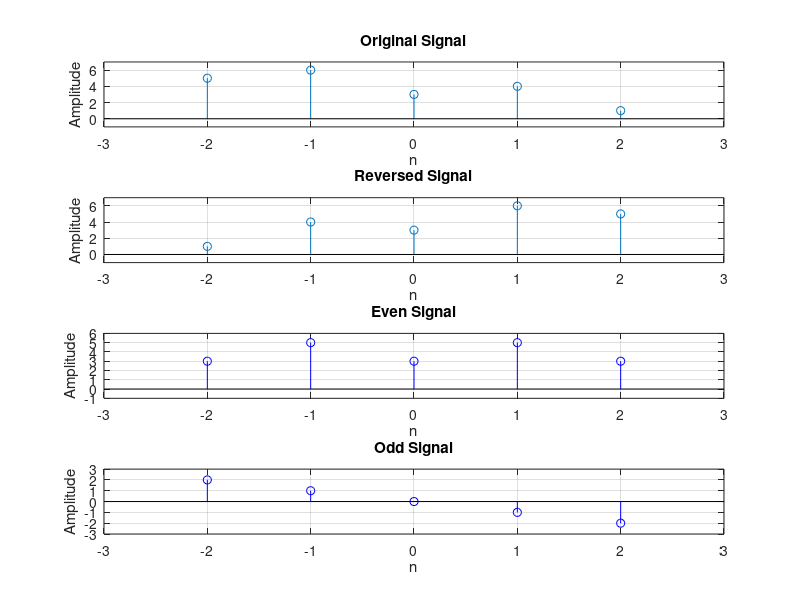

Write the MATLAB code that produced this figure.
n = -2:2;
x = [5,6,3,4,1];

% Creating mirrored versions for negative indices
x_mirror = fliplr(x); %x_mirror = [1,4,3,5,5]

% even and odd components
xe = (x + x_mirror) / 2; %xe= ( x(n)+x(-n) )/2;
xo = (x - x_mirror) / 2; %xo= ( x(n)-x(-n) )/2;

% Plotting
subplot(4,1,1);
stem(n, x); 
grid on; 
axis([-3 3 -1 7]);
xlabel('n'); 
ylabel('Amplitude'); 
title('Original Signal');

subplot(4,1,2);
stem(n, x_mirror); 
grid on; 
axis([-3 3 -1 7]);
xlabel('n'); 
ylabel('Amplitude'); 
title('Reversed Signal');

subplot(4,1,3); 
stem(n, xe, 'b'); 
grid on; 
axis([-3 3 -1 6]);
xlabel('n'); 
ylabel('Amplitude'); 
title('Even Signal');

subplot(4,1,4); 
stem(n, xo, 'b'); 
grid on; 
axis([-3 3 -3 3]);
xlabel('n'); 
ylabel('Amplitude'); 
title('Odd Signal');